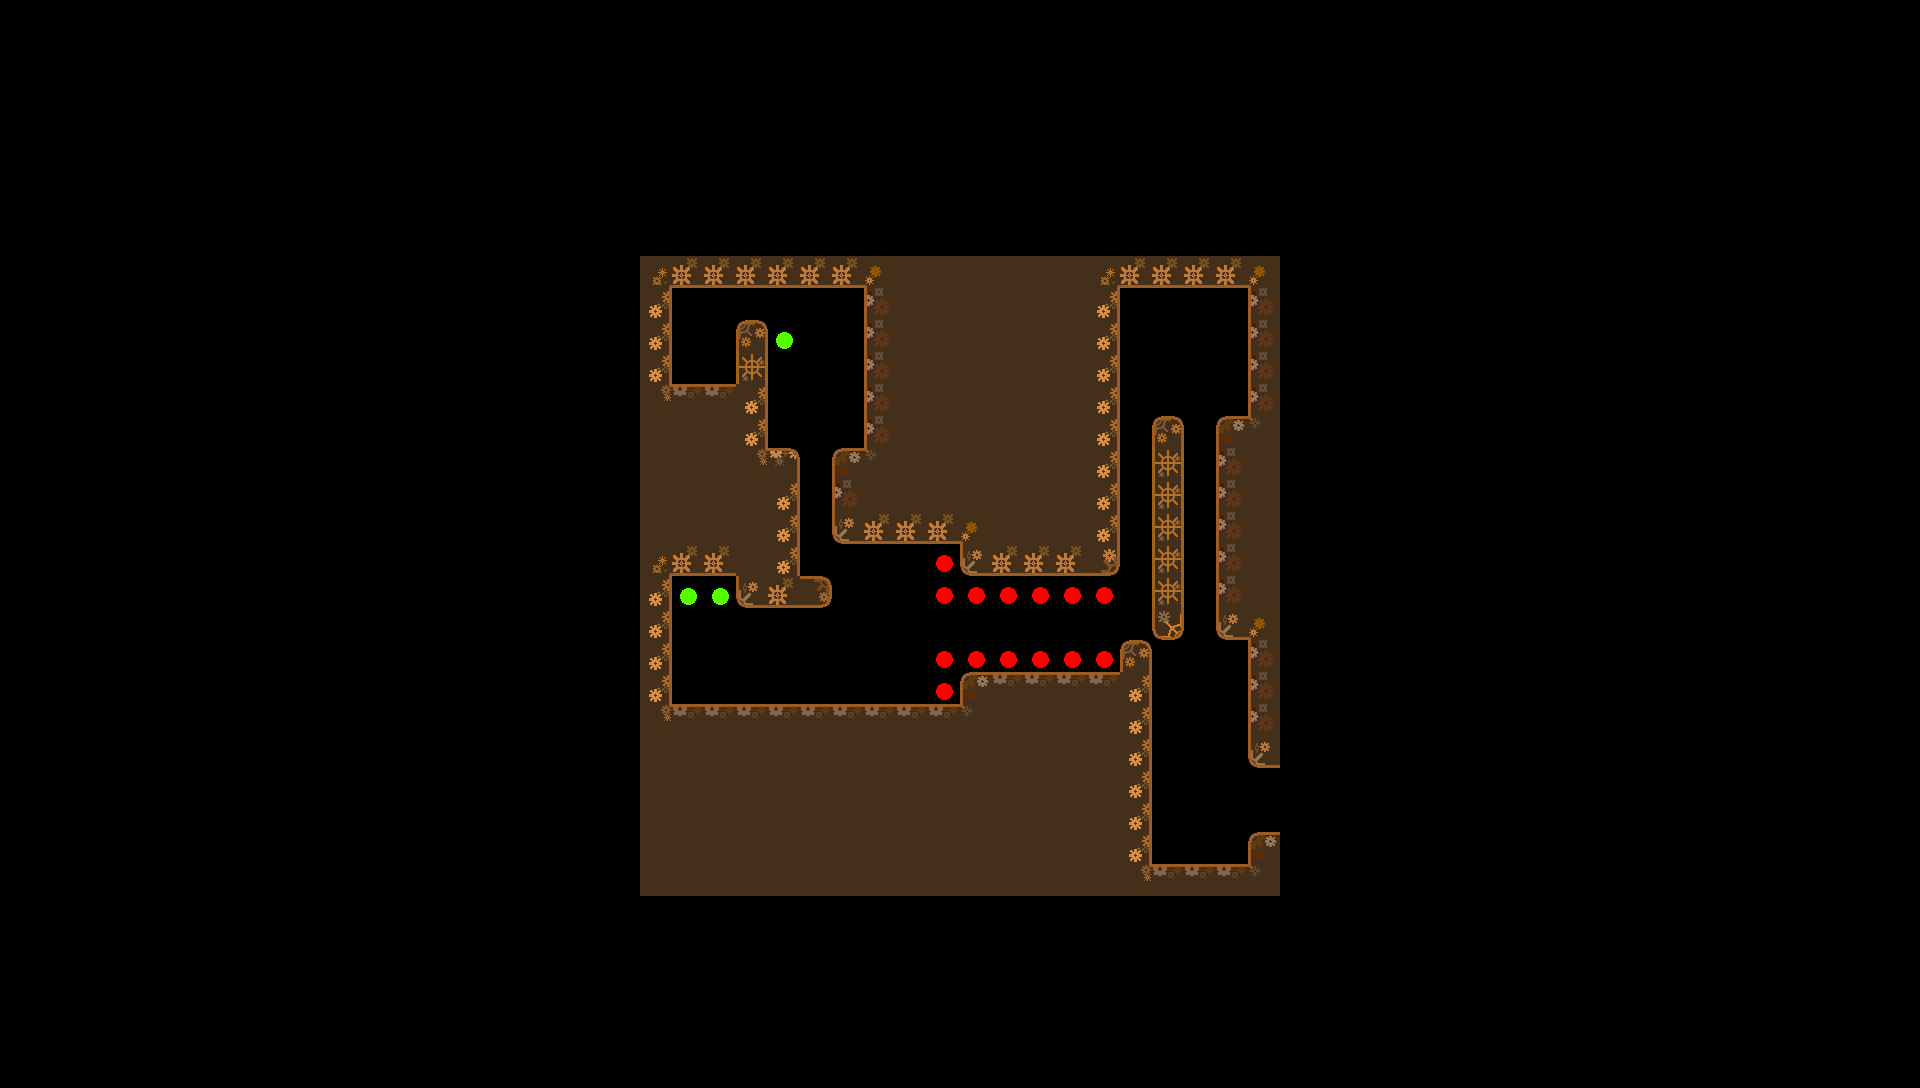

This game map was drawn from its Tiled (.tmx) file and the tilesets committed beside it. A one-line description and the full map source follow:
An orthogonal 60x34 tile map with 32x32 px tiles, 1 tile layer (Tile Layer 1).

<map version="1.10" tiledversion="1.10.2" orientation="orthogonal" renderorder="right-down" width="60" height="34" tilewidth="32" tileheight="32" infinite="0" nextlayerid="2" nextobjectid="1">
 <tileset firstgid="1" name="edited tileset" tilewidth="32" tileheight="32" tilecount="27" columns="9">
  <image source="Assets/tile set.png" width="288" height="96" />
 </tileset>
 <layer id="1" name="Tile Layer 1" width="60" height="34">
  <data encoding="csv">
0,0,0,0,0,0,0,0,0,0,0,0,0,0,0,0,0,0,0,0,0,0,0,0,0,0,0,0,0,0,0,0,0,0,0,0,0,0,0,0,0,0,0,0,0,0,0,0,0,0,0,0,0,0,0,0,0,0,0,0,
0,0,0,0,0,0,0,0,0,0,0,0,0,0,0,0,0,0,0,0,0,0,0,0,0,0,0,0,0,0,0,0,0,0,0,0,0,0,0,0,0,0,0,0,0,0,0,0,0,0,0,0,0,0,0,0,0,0,0,0,
0,0,0,0,0,0,0,0,0,0,0,0,0,0,0,0,0,0,0,0,0,0,0,0,0,0,0,0,0,0,0,0,0,0,0,0,0,0,0,0,0,0,0,0,0,0,0,0,0,0,0,0,0,0,0,0,0,0,0,0,
0,0,0,0,0,0,0,0,0,0,0,0,0,0,0,0,0,0,0,0,0,0,0,0,0,0,0,0,0,0,0,0,0,0,0,0,0,0,0,0,0,0,0,0,0,0,0,0,0,0,0,0,0,0,0,0,0,0,0,0,
0,0,0,0,0,0,0,0,0,0,0,0,0,0,0,0,0,0,0,0,0,0,0,0,0,0,0,0,0,0,0,0,0,0,0,0,0,0,0,0,0,0,0,0,0,0,0,0,0,0,0,0,0,0,0,0,0,0,0,0,
0,0,0,0,0,0,0,0,0,0,0,0,0,0,0,0,0,0,0,0,0,0,0,0,0,0,0,0,0,0,0,0,0,0,0,0,0,0,0,0,0,0,0,0,0,0,0,0,0,0,0,0,0,0,0,0,0,0,0,0,
0,0,0,0,0,0,0,0,0,0,0,0,0,0,0,0,0,0,0,0,0,0,0,0,0,0,0,0,0,0,0,0,0,0,0,0,0,0,0,0,0,0,0,0,0,0,0,0,0,0,0,0,0,0,0,0,0,0,0,0,
0,0,0,0,0,0,0,0,0,0,0,0,0,0,0,0,0,0,0,0,0,0,0,0,0,0,0,0,0,0,0,0,0,0,0,0,0,0,0,0,0,0,0,0,0,0,0,0,0,0,0,0,0,0,0,0,0,0,0,0,
0,0,0,0,0,0,0,0,0,0,0,0,0,0,0,0,0,0,0,0,16,20,20,20,20,20,20,17,11,11,11,11,11,11,16,20,20,20,20,17,0,0,0,0,0,0,0,0,0,0,0,0,0,0,0,0,0,0,0,0,
0,0,0,0,0,0,0,0,0,0,0,0,0,0,0,0,0,0,0,0,12,0,0,0,0,0,0,10,11,11,11,11,11,2684354571,12,0,0,0,0,10,0,0,0,0,0,0,0,0,0,0,0,0,0,0,0,0,0,0,0,0,
0,0,0,0,0,0,0,0,0,0,0,0,0,0,0,0,0,0,0,0,12,0,0,15,9,0,0,10,11,11,11,11,11,2684354571,12,0,0,0,0,10,0,0,0,0,0,0,0,0,0,0,0,0,0,0,0,0,0,0,0,0,
0,0,0,0,0,0,0,0,0,0,0,0,0,0,0,0,0,0,0,0,12,27,0,8,0,0,0,10,11,11,11,11,11,2684354571,12,0,0,0,0,10,0,0,0,0,0,0,0,0,0,0,0,0,0,0,0,0,0,0,0,0,
0,0,0,0,0,0,0,0,0,0,0,0,0,0,0,0,0,0,0,0,25,2,2,12,0,0,0,10,11,11,11,11,11,2684354571,12,0,0,0,0,10,0,0,0,0,0,0,0,0,0,0,0,0,0,0,0,0,0,0,0,0,
0,0,0,0,0,0,0,0,0,0,0,0,0,0,0,0,0,0,0,0,11,2684354571,2684354571,12,0,0,0,10,11,11,11,11,11,2684354571,12,0,15,0,1,26,0,0,0,0,0,0,0,0,0,0,0,0,0,0,0,0,0,0,0,0,
0,0,0,0,0,0,0,0,0,0,0,0,0,0,0,0,0,0,0,0,11,2684354571,2684354571,25,3,0,1,26,11,11,11,11,11,2684354571,12,0,8,0,10,11,0,0,0,0,0,0,0,0,0,0,0,0,0,0,0,0,0,0,0,0,
0,0,0,0,0,0,0,0,0,0,0,0,0,0,0,0,0,0,0,0,11,2684354571,2684354571,2684354571,12,0,10,11,11,11,11,11,11,2684354571,12,0,8,0,10,11,0,0,0,0,0,0,0,0,0,0,0,0,0,0,0,0,0,0,0,0,
0,0,0,0,0,0,0,0,0,0,0,0,0,0,0,0,0,0,0,0,11,2684354571,2684354571,2684354571,12,0,19,20,20,20,17,11,11,2684354571,12,0,8,0,10,11,0,0,0,0,0,0,0,0,0,0,0,0,0,0,0,0,0,0,0,0,
0,0,0,0,0,0,0,0,0,0,0,0,0,0,0,0,0,0,0,0,16,20,20,11,12,0,0,0,0,18,19,20,20,20,21,0,8,0,10,11,0,0,0,0,0,0,0,0,0,0,0,0,0,0,0,0,0,0,0,0,
0,0,0,0,0,0,0,0,0,0,0,0,0,0,0,0,0,0,0,0,12,9,9,19,20,5,0,0,0,18,18,18,18,18,18,0,8,0,10,11,0,0,0,0,0,0,0,0,0,0,0,0,0,0,0,0,0,0,0,0,
0,0,0,0,0,0,0,0,0,0,0,0,0,0,0,0,0,0,0,0,12,0,0,0,0,0,0,0,0,0,0,0,0,0,0,0,24,0,19,17,0,0,0,0,0,0,0,0,0,0,0,0,0,0,0,0,0,0,0,0,
0,0,0,0,0,0,0,0,0,0,0,0,0,0,0,0,0,0,0,0,12,0,0,0,0,0,0,0,0,18,18,18,18,18,18,15,0,0,0,10,0,0,0,0,0,0,0,0,0,0,0,0,0,0,0,0,0,0,0,0,
0,0,0,0,0,0,0,0,0,0,0,0,0,0,0,0,0,0,0,0,12,0,0,0,0,0,0,0,0,18,1,2,2,2,2,12,0,0,0,10,0,0,0,0,0,0,0,0,0,0,0,0,0,0,0,0,0,0,0,0,
0,0,0,0,0,0,0,0,0,0,0,0,0,0,0,0,0,0,0,0,25,2,2,2,2,2,2,2,2,2,26,2684354571,2684354571,2684354571,2684354571,12,0,0,0,10,0,0,0,0,0,0,0,0,0,0,0,0,0,0,0,0,0,0,0,0,
0,0,0,0,0,0,0,0,0,0,0,0,0,0,0,0,0,0,0,0,11,2684354571,2684354571,2684354571,2684354571,2684354571,2684354571,2684354571,2684354571,2684354571,2684354571,2684354571,2684354571,2684354571,2684354571,12,0,0,0,19,0,0,0,0,0,0,0,0,0,0,0,0,0,0,0,0,0,0,0,0,
0,0,0,0,0,0,0,0,0,0,0,0,0,0,0,0,0,0,0,0,11,2684354571,2684354571,2684354571,2684354571,2684354571,2684354571,2684354571,2684354571,2684354571,2684354571,2684354571,2684354571,2684354571,2684354571,12,0,0,0,0,0,0,0,0,0,0,0,0,0,0,0,0,0,0,0,0,0,0,0,0,
0,0,0,0,0,0,0,0,0,0,0,0,0,0,0,0,0,0,0,0,11,2684354571,2684354571,2684354571,2684354571,2684354571,2684354571,2684354571,2684354571,2684354571,2684354571,2684354571,2684354571,2684354571,2684354571,12,0,0,0,0,0,0,0,0,0,0,0,0,0,0,0,0,0,0,0,0,0,0,0,0,
0,0,0,0,0,0,0,0,0,0,0,0,0,0,0,0,0,0,0,0,11,2684354571,2684354571,2684354571,2684354571,2684354571,2684354571,2684354571,2684354571,2684354571,2684354571,2684354571,2684354571,2684354571,2684354571,12,0,0,0,1,0,0,0,0,0,0,0,0,0,0,0,0,0,0,0,0,0,0,0,0,
0,0,0,0,0,0,0,0,0,0,0,0,0,0,0,0,0,0,0,0,11,11,11,11,11,11,11,11,11,11,11,11,11,11,11,25,2,2,2,26,0,0,0,0,0,0,0,0,0,0,0,0,0,0,0,0,0,0,0,0,
0,0,0,0,0,0,0,0,0,0,0,0,0,0,0,0,0,0,0,0,0,0,0,0,0,0,0,0,0,0,0,0,0,0,0,0,0,0,0,0,0,0,0,0,0,0,0,0,0,0,0,0,0,0,0,0,0,0,0,0,
0,0,0,0,0,0,0,0,0,0,0,0,0,0,0,0,0,0,0,0,0,0,0,0,0,0,0,0,0,0,0,0,0,0,0,0,0,0,0,0,0,0,0,0,0,0,0,0,0,0,0,0,0,0,0,0,0,0,0,0,
0,0,0,0,0,0,0,0,0,0,0,0,0,0,0,0,0,0,0,0,0,0,0,0,0,0,0,0,0,0,0,0,0,0,0,0,0,0,0,0,0,0,0,0,0,0,0,0,0,0,0,0,0,0,0,0,0,0,0,0,
0,0,0,0,0,0,0,0,0,0,0,0,0,0,0,0,0,0,0,0,0,0,0,0,0,0,0,0,0,0,0,0,0,0,0,0,0,0,0,0,0,0,0,0,0,0,0,0,0,0,0,0,0,0,0,0,0,0,0,0,
0,0,0,0,0,0,0,0,0,0,0,0,0,0,0,0,0,0,0,0,0,0,0,0,0,0,0,0,0,0,0,0,0,0,0,0,0,0,0,0,0,0,0,0,0,0,0,0,0,0,0,0,0,0,0,0,0,0,0,0,
0,0,0,0,0,0,0,0,0,0,0,0,0,0,0,0,0,0,0,0,0,0,0,0,0,0,0,0,0,0,0,0,0,0,0,0,0,0,0,0,0,0,0,0,0,0,0,0,0,0,0,0,0,0,0,0,0,0,0,0
</data>
 </layer>
</map>
